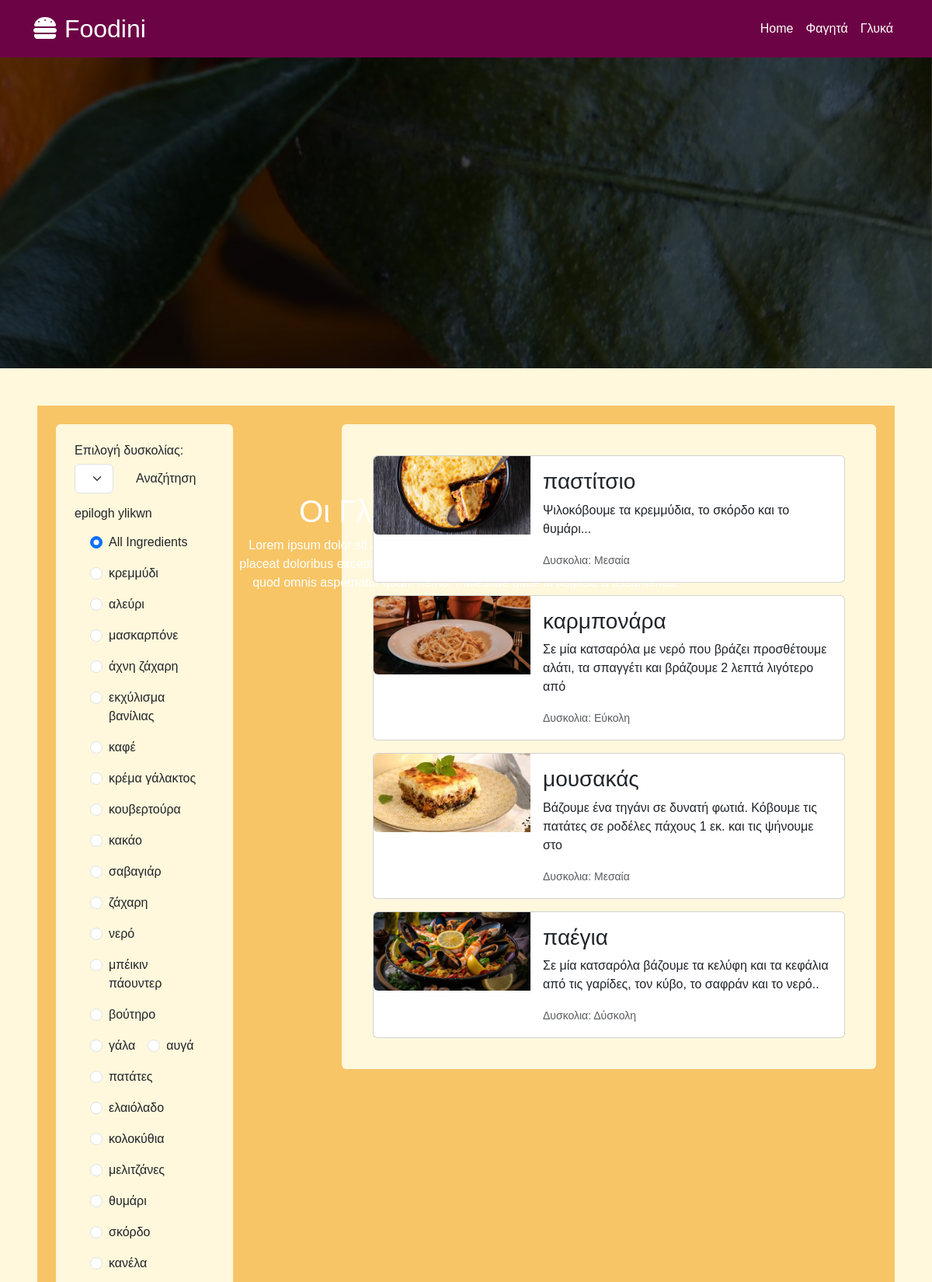
Screenshot of /pages/rebuild.php (upper part) with the database file from the repository.
### tables this page shows
CREATE TABLE `ingredients` (
  `ingredient_id` int(11) NOT NULL,
  `title` varchar(30) NOT NULL
);

CREATE TABLE `recipes` (
  `recipe_id` int(11) NOT NULL,
  `title` varchar(30) NOT NULL,
  `page_title` varchar(50) NOT NULL,
  `category` enum('Αλμυρό','Γλυκό') NOT NULL,
  `difficulty` enum('Εύκολη','Μεσαία','Δύσκολη') NOT NULL,
  `description` text NOT NULL,
  `description_tiny` varchar(100) NOT NULL,
  `rating` int(11) NOT NULL,
  `liked` tinyint(1) NOT NULL,
  `thumbnail` varchar(50) NOT NULL,
  `full_res` varchar(50) NOT NULL,
  `author` varchar(30) NOT NULL
);

### pages/rebuild.php (the view, shortened to what this page needs)
<!DOCTYPE html>
<html lang="en">
<head>
  <link href="https://cdn.jsdelivr.net/npm/bootstrap@5.3.3/dist/css/bootstrap.min.css" rel="stylesheet">
  <link rel="stylesheet" href="style_reb.css">
</head>
<body class="d-flex flex-column ">
<?php
  $selected_ingredient = 0;
  $selected_difficulty = 0;
?>
  <nav class="navbar navbar-expand-sm sticky-top navbar-dark">
    <div class="container">
      <a class="navbar-brand fs-2" href="#"><i class="fa-solid fa-burger"></i> Foodini</a>
      <div class="collapse navbar-collapse" id="navbarResponsive">
        <ul class="navbar-nav ms-auto">
          <li class="nav-item active">
            <a class="nav-link" href="#">Home</a>
          </li>
          <li class="nav-item">
            <a class="nav-link" href="#">Φαγητά</a>
          </li>
          <li class="nav-item">
            <a class="nav-link" href="#">Γλυκά</a>
          </li>
        </ul>
      </div>
    </div>
  </nav>
  <div class="container-fluid photo-bg-syntages"></div>
  <div class="text-bg-syntages">
    <h1>Οι Γλυκιές μας Συνταγές</h1>
    <p>Lorem ipsum dolor sit amet consectetur adipisicing elit. Veritatis aut laboriosam placeat doloribus excepturi assumenda recusandae doloremque! Perspiciatis error quod omnis aspernatur quam nemo, molestiae quae id adipisci a assumenda!</p>
  </div>
  <section class="container-fluid  p-5">
    <div class="container-fluid syntages-container">
      <div class="row">
        <div class="col-lg-3 p-4">
          <form class="container rounded syntages-midsection-epiloges p-4" method="post">
            <h6>Επιλογή δυσκολίας:</h6>
            <div class="d-flex">
              <select class="form-select w-50" name="difficulty">
                <option value=0>Κάθε Δυσκολία</option>
              </select>
              <button type="submit" name="submit" value="submit" class="btn mx-3">Αναζήτηση</button>
            </div>
            <h6 class="mt-3">epilogh ylikwn</h6>
            <div class="container-fluid mt-2 d-flex flex-wrap">
              <div class='form-check m-2'>
                <input class='form-check-input' type='radio' name='ingredient' value="" id='0' checked>
                <label class='form-check-label' for='0'>All Ingredients</label>
              </div>
              <?php
                include "connect_db.php";
                $sql_ingredients = "SELECT * FROM ingredients";
                $result_ingredients = mysqli_query($conn, $sql_ingredients);
                while ($row_ingredients = mysqli_fetch_assoc($result_ingredients)) {
                  echo "<div class='form-check m-2'>
                                <input class='form-check-input' type='radio' name='ingredient' value='" . $row_ingredients["ingredient_id"] . "' id='" . $row_ingredients['ingredient_id'] . "'>
                                <label class='form-check-label' for='" . $row_ingredients['ingredient_id'] . "'>
                                  " . $row_ingredients['title'] . "
                                </label>
                            </div>
                              ";
                }
              ?>
            </div>
          </form>
        </div>
        <div class="col-sm-1"></div>
        <div class="col-sm-8 p-4">
          <div class="container rounded syntages-midsection p-4">
            <?php
            include "connect_db.php";
            if($selected_difficulty !=0 && $selected_ingredient > 0){
              $find_recipe_ingredient = "SELECT * FROM recipes_ingredients WHERE ingredient_id = $selected_ingredient";
              $find_ingredient_name = "SELECT * FROM ingredients WHERE ingredient_id = $selected_ingredient";
              $recipes_with_ingredient_querry = mysqli_query($conn, $find_recipe_ingredient);
              $ingredient_name_sql = mysqli_query($conn, $find_ingredient_name);
              $ingredient_name = mysqli_fetch_assoc($ingredient_name_sql);
              echo "<h5 class='m-2'>Συνταγές με:  ".$ingredient_name['title']." και βαθμό δυσκολίας: ".$selected_difficulty."</h5>";
              while($row_recipes_with_ingredient = mysqli_fetch_assoc($recipes_with_ingredient_querry)){
                $recipe_id = $row_recipes_with_ingredient['recipe_id'];
                $find_recipe_with_id_sql = "SELECT * FROM recipes WHERE recipe_id = $recipe_id and difficulty = $selected_difficulty and category = 'Αλμυρό'";
                $recipe = mysqli_query($conn, $find_recipe_with_id_sql);
                while($recipe_fetch = mysqli_fetch_assoc($recipe)){
                  echo "
                  <a href='recepie_info.php?recipe_id=".$recipe_fetch['recipe_id']."' style='text-decoration: none;'>
                  <div class='card mb-3 m-3'>
                    <div class='row g-0'>
                      <div class='col-md-4'>
                        <img src='images/".$recipe_fetch['thumbnail'].".jpg' class='img-fluid rounded-start' alt='...'>
                      </div>
                      <div class='col-md-8'>
                        <div class='card-body'>
                          <h3 class='card-title'>".$recipe_fetch['title']."</h3>
                          <p class='card-text'>" . $recipe_fetch["description_tiny"] . "</p>
                          <p class='card-text'><small class='text-body-secondary'>" ."Δυσκολια: " .$recipe_fetch["difficulty"] . "</small></p>
                        </div>
                      </div>
                    </div>
                  </div>
                </a>
                  ";
                };
              };
            }
            else{
              $find_recipe_with_id_sql = "SELECT * FROM recipes WHERE category = 'Αλμυρό'";
              $recipe = mysqli_query($conn, $find_recipe_with_id_sql);
              while($recipe_fetch = mysqli_fetch_assoc($recipe)){
                echo "
                <a href='recepie_info.php?recipe_id=".$recipe_fetch['recipe_id']."' style='text-decoration: none;'>
                <div class='card mb-3 m-3'>
                  <div class='row g-0'>
                    <div class='col-md-4'>
                      <img src='images/".$recipe_fetch['thumbnail'].".jpg' class='img-fluid rounded-start' alt='...'>
                    </div>
                    <div class='col-md-8'>
                      <div class='card-body'>
                        <h3 class='card-title'>".$recipe_fetch['title']."</h3>
                        <p class='card-text'>" . $recipe_fetch["description_tiny"] . "</p>
                        <p class='card-text'><small class='text-body-secondary'>" ."Δυσκολια: " .$recipe_fetch["difficulty"] . "</small></p>
                      </div>
                    </div>
                  </div>
                </div>
              </a>
                ";
              };
            }
            ?>
          </div>
        </div>
      </div>
    </div>
  </section>
</body>
</html>

### css/style_reb.css (style rules this page uses)
body { background-color: #FFF8DC; font-family: sans-serif; min-height: 100vh; }
.navbar { background-color: #6C0345; }
.nav-link { color: white; }
.photo-bg-syntages { background-image: url(../images/portokalia.jpg); background-repeat: no-repeat; background-position: center; background-attachment: fixed; background-size: cover; position: relative; height: 25rem; }
.photo-bg-syntages::after { content: ""; position: absolute; top: 0; left: 0; width: 100%; height: 100%; background: rgba(0, 0, 0, 0.628); }
.text-bg-syntages { color: rgb(255, 255, 255); position: absolute; top: 25%; left: 50%; transform: translate(-50%, -50%); text-align: center; }
.syntages-container { background-color: #F7C566; }
.syntages-midsection-epiloges { background-color: #FFF8DC; }
.syntages-midsection { background-color: #FFF8DC; }

### rows the page displays
ingredients: title "κρεμμύδι"
ingredients: title "αλεύρι"
ingredients: title "μασκαρπόνε"
ingredients: title "άχνη ζάχαρη"
ingredients: title "εκχύλισμα βανίλιας"
ingredients: title "καφέ"
ingredients: title "κρέμα γάλακτος"
ingredients: title "κουβερτούρα"
ingredients: title "κακάο"
ingredients: title "σαβαγιάρ"
ingredients: title "ζάχαρη"
ingredients: title "νερό"
ingredients: title "μπέικιν πάουντερ"
ingredients: title "βούτηρο"
ingredients: title "γάλα"
ingredients: title "αυγά"
ingredients: title "πατάτες"
ingredients: title "ελαιόλαδο"
ingredients: title "κολοκύθια"
ingredients: title "μελιτζάνες"
ingredients: title "θυμάρι"
ingredients: title "σκόρδο"
ingredients: title "κανέλα"
recipes: thumbnail (picture), title "παστίτσιο", description_tiny "Ψιλοκόβουμε τα κρεμμύδια, το σκόρδο και το θυμάρι...", difficulty "Μεσαία"
recipes: thumbnail (picture), title "καρμπονάρα", description_tiny "Σε μία κατσαρόλα με νερό που βράζει προσθέτουμε αλάτι, τα σπαγγέτι και βράζουμε 2 λεπτά λιγότερο από", difficulty "Εύκολη"
recipes: thumbnail (picture), title "μουσακάς", description_tiny "Βάζουμε ένα τηγάνι σε δυνατή φωτιά. Κόβουμε τις πατάτες σε ροδέλες πάχους 1 εκ. και τις ψήνουμε στο", difficulty "Μεσαία"
recipes: thumbnail (picture), title "παέγια", description_tiny "Σε μία κατσαρόλα βάζουμε τα κελύφη και τα κεφάλια από τις γαρίδες, τον κύβο, το σαφράν και το νερό..", difficulty "Δύσκολη"
